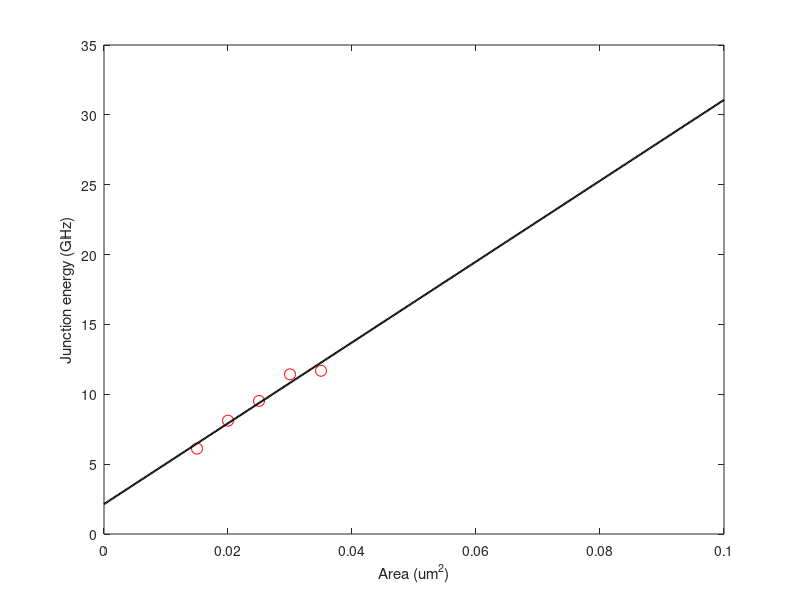
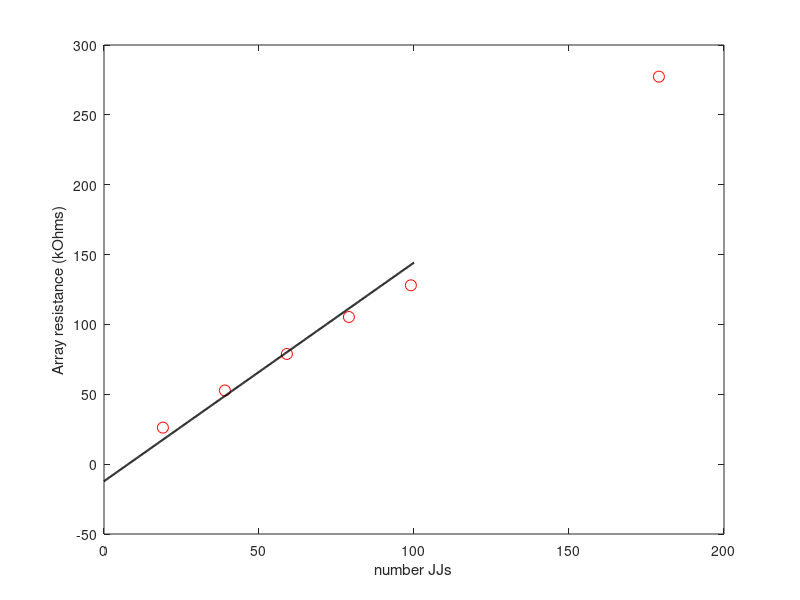

These figures' MATLAB source, in order:
%% estimate Ej from RT resistance vs area
% clc;
charge = 1.60217662e-19;
planck = 6.62607004e-34;
phi0 = planck/(4*pi*charge);

% resistance in kOhms

% % values from Andrei original 
% R_1 = mean([16.96]);
% R_2 = mean([14.71]);
% R_3 = mean([13.2]);
% R_4 = mean([9.83]);
% R = [R_1, R_2, R_3, R_4];
% area=[0.2, 0.25, 0.3, 0.4]*0.1; % microns^2

% % Jake FDH04 C2 values
% R = [10.30032362, 8.2, 7.30045662, 5.50060606];
% area = [0.2, 0.225, 0.3, 0.5]*0.1; % microns^2

% Jake FDH05 C1 values
R = [21.7, 16.35, 13.92, 11.6, 11.35];
area = [0.15, 0.20, 0.25, 0.30, 0.35]*0.1; % microns^2

% 
% R = [10.30032362, 8.2, 7.30045662];
% area = [0.2, 0.225, 0.3]*0.1; % microns^2

Ej = 132.6./R; %Ghz
Lj = phi0^2/planck/1e9./Ej;

for ind = 1:length(R)
    disp([num2str(area(ind)/0.1) 'x0.1 um^2, R='  num2str(R(ind)) ...
    'kOhm, Ej=' num2str(Ej(ind)) 'GHz, Lj=' num2str(Lj(ind)*1e9) 'nH']);
end
disp(newline)

areafit = linspace(0,0.1,500);
P = polyfit(area,Ej,1);
Ejfit = P(1)*areafit+P(2);

figure(1); hold on; box on
plot(area,Ej,'ro','MarkerSize',8); hold on
plot(areafit,Ejfit,'-k','LineWidth',1.5)
xlabel('Area (um^2)')
ylabel('Junction energy (GHz)')

%% Estimate Lj from junction size
L= 0.1; %um length in CAD
w = 0.22; %um width
area = w*L;
% area = w*L;
Ej = P(1)*area+P(2);
Lj =  phi0^2/planck/1e9/Ej;
% plot(area,Ej,'bo','MarkerSize',10);
disp(['LJ ' num2str(Lj/1e-9) ' nH, EJ ' num2str(Ej) ' GHz : Junction area ' num2str(L) 'um x ' num2str(w) 'um'])
%%
Ej = 8.34;
L= 0.1; %um length in CAD
area = (Ej-P(2))/P(1);
w = area/L;
Lj =  phi0^2/planck/1e9/Ej;
% plot(area,Ej,'bo','MarkerSize',10);
disp(['LJ ' num2str(Lj/1e-9) ' nH, EJ ' num2str(Ej) ' GHz : Junction area ' num2str(L) 'um x ' num2str(w) 'um'])

%% Large area inductors - 2.0um long
% Num JJ = 2* Num UCs - 1
% clc
charge = 1.60217662e-19;
planck = 6.62607004e-34;
phi0 = planck/(4*pi*charge);

% % resistance in kOhms
% R_4 = mean([43.21]);
% R_3 = mean([32.15]);
% R_2 = mean([21.79]);
% R_1 = mean([10.05]);
% R = [R_1, R_2, R_3, R_4]*2/1.5;
% numJJ = 2*[5, 10, 15, 20]-1;

% R = [15.9, 33.5, 51.8, 71.600, 88.0, 176.0]*2/1.5;
% numJJ = 2*[10, 20, 30, 40, 50, 100]-1;

% FDH05 C1 values
R = [19.6, 39.55, 59.15, 79.0, 96.0, 208.0]*2/1.5;
numJJ = 2*[10, 20, 30, 40, 50, 90]-1;


EL = 132.6./R; %Ghz
L =  phi0^2/planck/1e9./EL;

for ind = 1:length(R)
    disp(['Array ' num2str(numJJ(ind)) ' JJs(1.5x0.2 um^2), R='  num2str(R(ind)) ...
    'kOhm, EL=' num2str(EL(ind)) 'GHz, L=' num2str(L(ind)*1e9) 'nH, Lj=' num2str(L(ind)/numJJ(ind)*1e9) 'nH']);
end

disp(newline)

numJJ_fit = linspace(0,100,500);
P = polyfit(numJJ,R,1);
Rfit = P(1)*numJJ_fit+P(2);
P_L = polyfit(numJJ,L,1);
Lfit = P_L(1)*numJJ_fit+P_L(2);

figure(2); hold on; box on
plot(numJJ,R,'ro','MarkerSize',8); hold on
plot(numJJ_fit,Rfit,'-k','LineWidth',1.5)
xlabel('number JJs')
ylabel('Array resistance (kOhms)')

%% Estimate Lj from junction size
EL = .45;
R_ind = 132.6/EL;
nJJ = (R_ind-P(2))/P(1);
% plot(nJJ,R_ind,'bo','MarkerSize',10);
disp(['EL ' num2str(EL) ' GHz, number of JJs ' num2str(nJJ) ', number of UCs ' num2str((nJJ+1)/2)])
%%
nJJ = 2*(2*7-1);
Rind = P(1)*nJJ + P(2);
EL = 132.6/Rind;
L =  phi0^2/planck/1e9/EL;
Lj = L/nJJ;
% plot(nJJ,Rind,'bo','MarkerSize',10);
disp(['EL=' num2str(EL) 'GHz, L=' num2str(L*1e9) 'nH, Lj=' num2str(Lj*1e9) 'nH, numJJs=' num2str(nJJ)])

%% Inductor array 2*5-1=9X 1.75um  = 8.6kOhms 
R = mean([8.6])/9;
Ej = 132.6/R
Lj = phi0^2/planck/1e9/Ej
%% Inductor array 4X 0.8um  = 9.58kOhms 
R = mean([9.58])/4;
Ej = 132.6/R
Lj = phi0^2/planck/1e9/Ej

